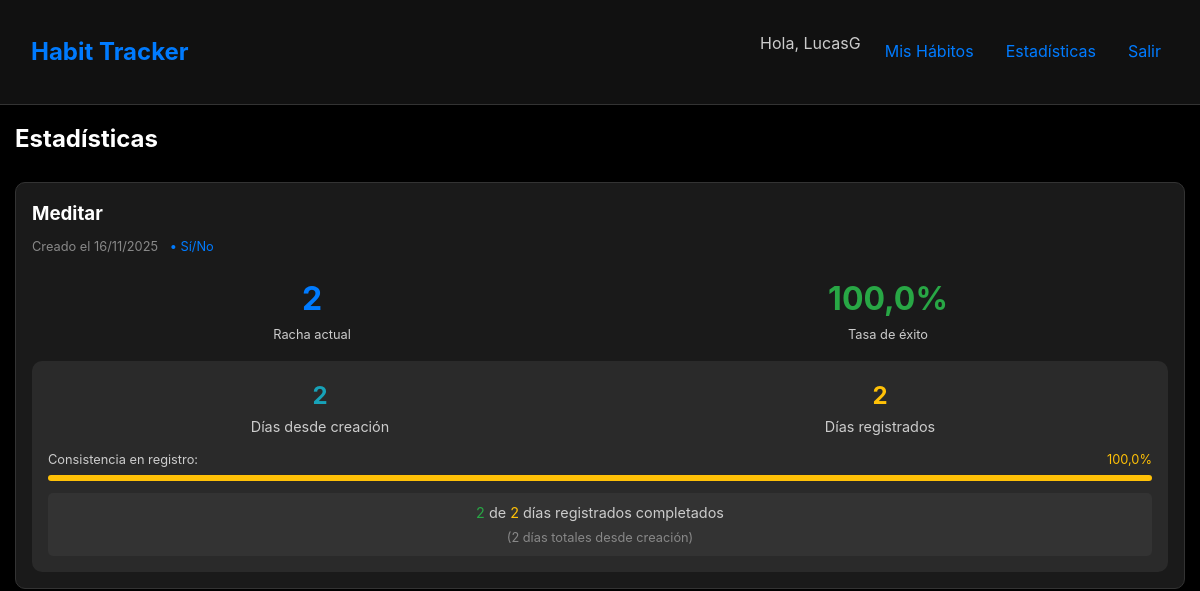
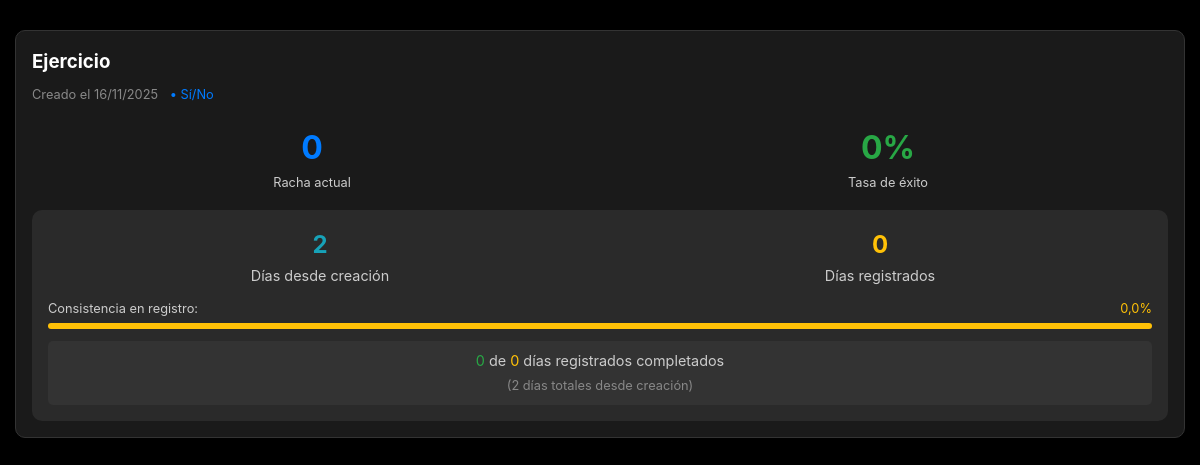
The page /statistics/ (signed in) on the database as committed earlier (2 pictures, top to bottom).
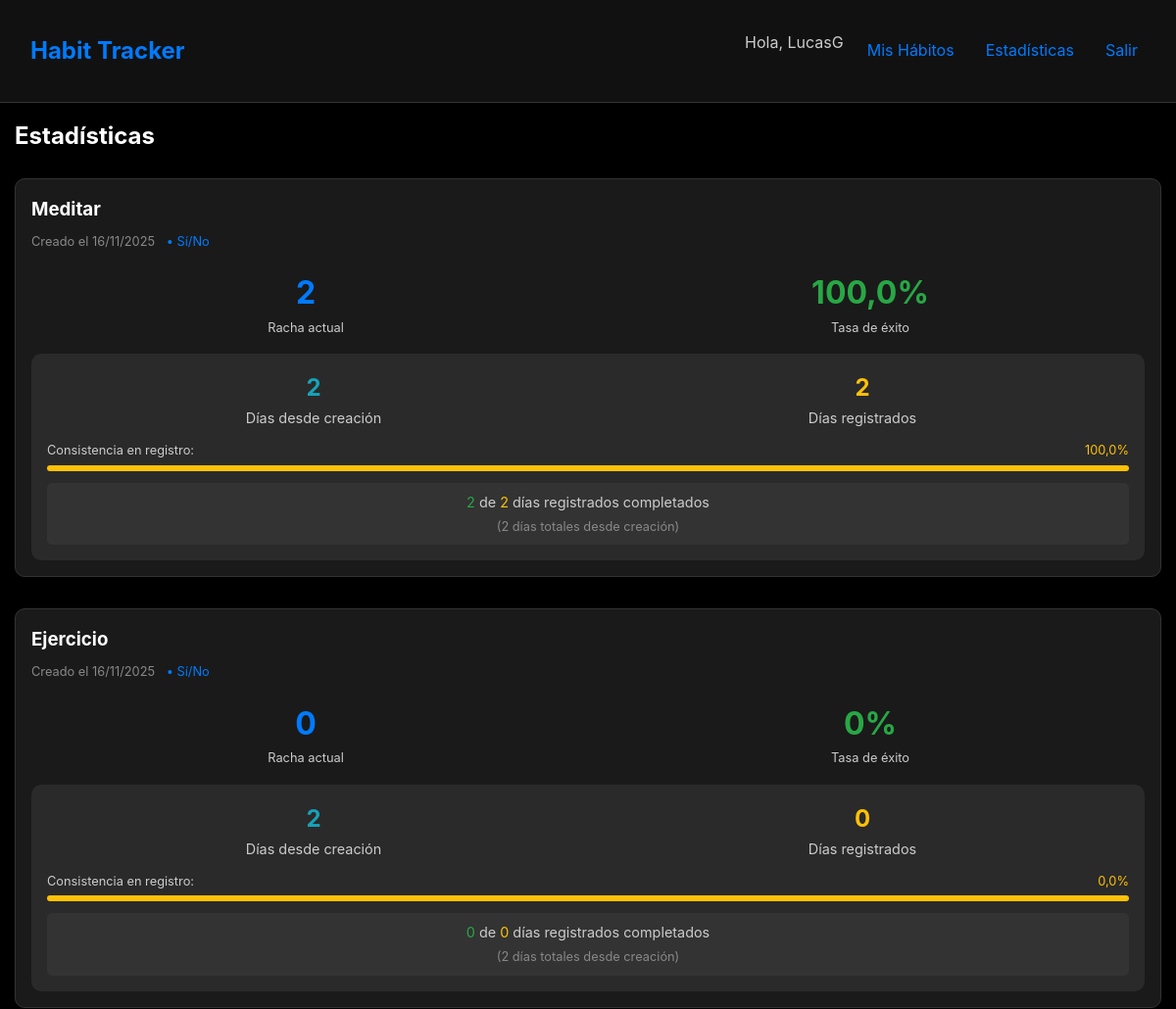
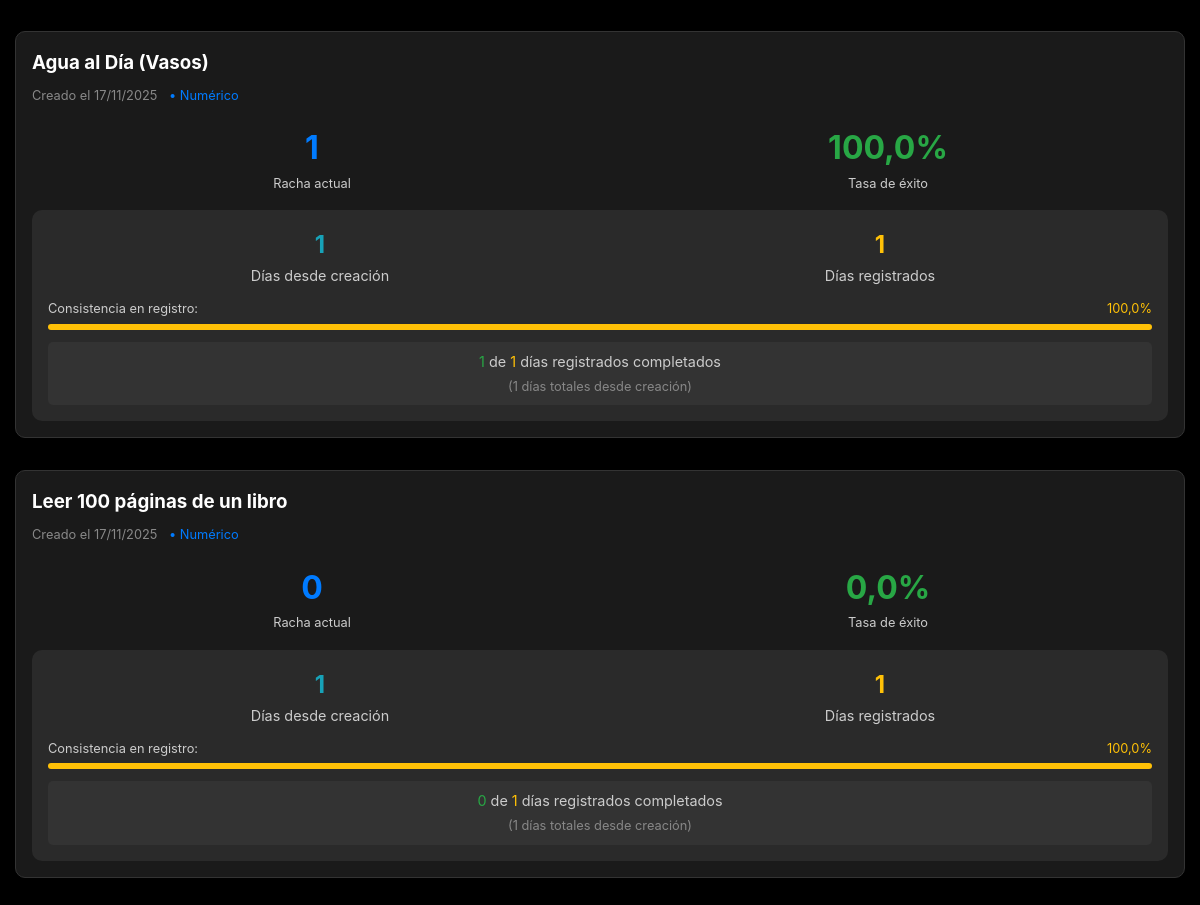
The same page on the database as committed later (2 pictures, top to bottom).
### habits/models.py (models this page shows, shortened)
class Habit(models.Model):
    GOAL_TYPES = [
        ('boolean', 'Sí/No'),
        ('numeric', 'Numérico'),
        ('time', 'Tiempo'),
    ]
    user = models.ForeignKey(User, on_delete=models.CASCADE)
    name = models.CharField(max_length=200)
    goal_type = models.CharField(max_length=10, choices=GOAL_TYPES, default='boolean')
    target = models.FloatField(default=1.0)
    created_at = models.DateTimeField(auto_now_add=True)
    def formatted_created_at(self):
        return self.created_at.strftime("%d/%m/%Y")
    def current_streak(self):
        logs = self.habitlog_set.order_by('-date')
        if not logs:
            return 0
        streak = 0
        today = timezone.now().date()
        current_date = today
        for log in logs:
            if log.date == current_date:
                if (self.goal_type == 'boolean' and log.value >= 1) or \
                   (self.goal_type in ['numeric', 'time'] and log.value >= self.target):
                    streak += 1
                    current_date -= timezone.timedelta(days=1)
                else:
                    break
            else:
                break
        return streak

### habits/views.py (the view)
# urls.py: path('statistics/', views.statistics, name='statistics'),
@login_required
def statistics(request):
    habits = Habit.objects.filter(user=request.user)
    stats = []
    today = timezone.now().date()
    for habit in habits:
        logs = HabitLog.objects.filter(habit=habit).order_by('date')
        total_registros = logs.count()
        dias_desde_creacion = (today - habit.created_at.date()).days + 1
        if habit.goal_type == 'boolean':
            completados = logs.filter(value__gte=1).count()
        else:
            completados = logs.filter(value__gte=habit.target).count()
        tasa_exito = (completados / total_registros * 100) if total_registros > 0 else 0
        tasa_registro = (total_registros / dias_desde_creacion * 100) if dias_desde_creacion > 0 else 0
        stats.append({
            'habit': habit,
            'dias_desde_creacion': dias_desde_creacion,
            'total_registros': total_registros,
            'completados': completados,
            'tasa_exito': round(tasa_exito, 1),
            'tasa_registro': round(tasa_registro, 1),
            'current_streak': habit.current_streak(),
        })
    return render(request, 'habits/statistics.html', {'stats': stats})

### templates/habits/statistics.html (shortened to what this page needs)
{% extends 'base.html' %}
{% block content %}
<h2 style="margin-bottom: 1.5rem;">Estadísticas</h2>
<div class="habit-grid">
    {% for stat in stats %}
    <div class="card">
        <h3 style="margin-bottom: 0.5rem;">{{ stat.habit.name }}</h3>
        <div style="font-size: 0.8rem; color: #888; margin-bottom: 1rem;">
            Creado el {{ stat.habit.formatted_created_at }}
            <span style="color: #007bff; margin-left: 0.5rem;">•</span>
            <span style="color: #007bff;">{{ stat.habit.get_goal_type_display }}</span>
        </div>
        <div style="display: grid; grid-template-columns: 1fr 1fr; gap: 1rem; margin: 1rem 0;">
            <div style="text-align: center;">
                <div style="font-size: 2rem; font-weight: bold; color: #007bff;">
                    {{ stat.current_streak }}
                </div>
                <div style="font-size: 0.8rem; color: #ccc;">Racha actual</div>
            </div>
            <div style="text-align: center;">
                <div style="font-size: 2rem; font-weight: bold; color: #28a745;">
                    {{ stat.tasa_exito }}%
                </div>
                <div style="font-size: 0.8rem; color: #ccc;">Tasa de éxito</div>
            </div>
        </div>
        <div style="background-color: #2a2a2a; border-radius: 10px; padding: 1rem; margin-top: 0.5rem;">
            <div style="display: grid; grid-template-columns: 1fr 1fr; gap: 1rem; font-size: 0.9rem;">
                <div style="text-align: center;">
                    <div style="font-size: 1.5rem; font-weight: bold; color: #17a2b8;">
                        {{ stat.dias_desde_creacion }}
                    </div>
                    <div style="color: #ccc;">Días desde creación</div>
                </div>
                <div style="text-align: center;">
                    <div style="font-size: 1.5rem; font-weight: bold; color: #ffc107;">
                        {{ stat.total_registros }}
                    </div>
                    <div style="color: #ccc;">Días registrados</div>
                </div>
            </div>
            <div style="margin-top: 0.75rem;">
                <div style="display: flex; justify-content: space-between; font-size: 0.8rem; margin-bottom: 0.25rem;">
                    <span style="color: #ccc;">Consistencia en registro:</span>
                    <span style="color: #ffc107;">{{ stat.tasa_registro }}%</span>
                </div>
                <div style="background: #333; border-radius: 4px; height: 6px; overflow: hidden;">
                    <div style="height: 100%; background: #ffc107; width: {{ stat.tasa_registro }}%;
                                transition: width 0.3s ease;"></div>
                </div>
            </div>
            <div style="margin-top: 0.75rem; padding: 0.5rem; background: #333; border-radius: 5px; text-align: center;">
                <div style="font-size: 0.9rem; color: #ccc;">
                    <span style="color: #28a745;">{{ stat.completados }}</span> de
                    <span style="color: #ffc107;">{{ stat.total_registros }}</span> días registrados completados
                </div>
                <div style="font-size: 0.8rem; color: #888; margin-top: 0.25rem;">
                    ({{ stat.dias_desde_creacion }} días totales desde creación)
                </div>
            </div>
        </div>
    </div>
    {% empty %}
    <div class="card" style="text-align: center; padding: 2rem;">
        <h3>No hay estadísticas disponibles</h3>
        <p style="margin: 1rem 0; color: #ccc;">Comienza registrando tus hábitos</p>
        <a href="{% url 'habit_create' %}" class="btn">Crear Hábito</a>
    </div>
    {% endfor %}
</div>
{% endblock %}

### templates/base.html (shortened to what this page needs)
<!DOCTYPE html>
<html lang="es">
  <head>
  </head>
  <body>
    <div class="header">
      <div class="container">
        <div class="nav">
          <div class="brand">Habit Tracker</div>
          <div class="nav-links">
            {% if user.is_authenticated %}
              <span style="color: #ccc;">Hola, {{ user.username }}</span>
              <a href="{% url 'habit_list' %}">Mis Hábitos</a>
              <a href="{% url 'statistics' %}">Estadísticas</a>
              <a href="{% url 'logout' %}">Salir</a>
            {% else %}
              <a href="{% url 'login' %}">Ingresar</a>
              <a href="{% url 'register' %}">Registrarse</a>
            {% endif %}
          </div>
        </div>
      </div>
    </div>
    <div class="container">
      {% block content %}
      {% endblock %}
    </div>
  </body>
</html>

### templates/base.html (style rules this page uses)
* { margin: 0; padding: 0; box-sizing: border-box; }
body { background-color: #000; color: #fff; font-family: -apple-system, BlinkMacSystemFont, 'Segoe UI', Roboto, sans-serif; line-height: 1.6; min-height: 100vh; }
.container { max-width: 100%; padding: 15px; margin: 0 auto; }
.header { background-color: #111; padding: 1rem; border-bottom: 1px solid #333; position: sticky; top: 0; z-index: 100; }
.nav { display: flex; justify-content: space-between; align-items: center; }
.brand { font-size: 1.5rem; font-weight: bold; color: #007bff; }
.nav-links { display: flex; gap: 1rem; }
.nav-links a { color: #007bff; text-decoration: none; padding: 0.5rem; }
.card { background-color: #1a1a1a; border-radius: 10px; padding: 1rem; margin-bottom: 1rem; border: 1px solid #333; }
.habit-grid { display: grid; gap: 1rem; }

### templates/habits/statistics.html (style rules this page uses)
.habit-grid .card { transition: transform 0.2s ease; }

Rows that differ between the two databases and show on the page:
added Habit: habit.name "Agua al Día (Vasos)", habit.formatted_created_at "17/11/2025", habit.goal_type "Numérico", current_streak "1", tasa_exito "100,0", dias_desde_creacion "1", total_registros "1", tasa_registro "100,0", completados "1"
added Habit: habit.name "Leer 100 páginas de un libro", habit.formatted_created_at "17/11/2025", habit.goal_type "Numérico", current_streak "0", tasa_exito "0,0", dias_desde_creacion "1", total_registros "1", tasa_registro "100,0", completados "0"
